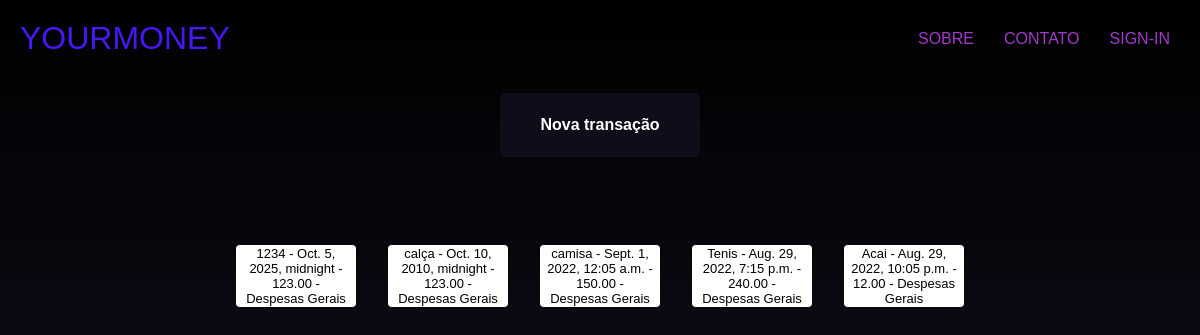
The app's page /listagem/, older data.
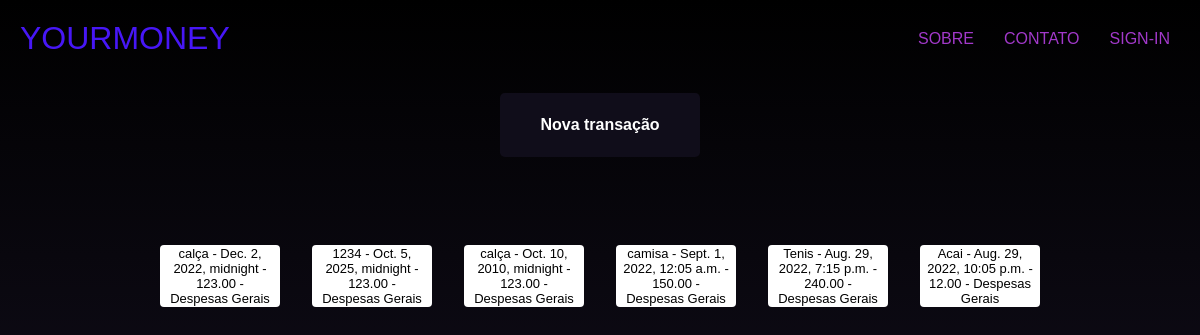
The same page, newer data.
### contas/models.py (models this page shows, shortened)
class Transacao(models.Model):
    data = models.DateTimeField()
    descricao = models.CharField(max_length=200)
    valor = models.DecimalField(max_digits=7, decimal_places=2) # maximo de digitos no input e quantas casas depois da virgula
    categoria = models.ForeignKey(Categoria, on_delete=models.CASCADE)
    observacoes = models.TextField(null=True, blank=True) # quer dizer que esse campo nao é obrigatório (null=True, blank=True)
    class Meta():
        verbose_name_plural = 'Transações'

class Categoria(models.Model):
    nome = models.CharField(max_length=100)
    dt_criacao = models.DateTimeField(auto_now_add=True)
    def __str__(self):
        return self.nome

### contas/views.py (the view)
# urls.py: path('listagem/', listagem, name='url_listagem'),
def listagem(request):
    data = {}
    data['transacoes'] = reversed(Transacao.objects.all())
    return render(request, 'contas/listagem.html', data)

### contas/templates/contas/listagem.html (shortened to what this page needs)
<!DOCTYPE html>
{% load static %}
<html lang="en">
<head>
    <link rel="stylesheet" href="{% static 'contas/css/listagem.css' %}">
</head>
<body>
    <header class="header">
        <a class="title" href="">YourMoney</a>
        <nav>
            <ul class="menu">
                <li><a href="">Sobre</a></li>
                <li><a href="">contato</a></li>
                <li><a href="">sign-in</a></li>
            </ul>
        </nav>
    </header>
    <div class="new-trans-btn">
        <a class="new" href="{% url 'url_nova' %}">
            <button class="btn">Nova transação</button>
        </a>
    </div>
    <div class="form">
        {% for i in transacoes %}
        <ul>
            <a class="list-description" href="{% url 'url_update' i.id %}">
                <button>
                    {{ i.descricao }} - {{ i.data }} -
                    {{ i.valor }} - {{ i.categoria }}
                </button>
            </a>
        </ul>
        {% endfor %}
    </div>
</body>
</html>

Row changes from the older to the newer data that the page shows:
added Transacao: descricao "calça", data "Dec. 2, 2022, midnight", valor "123.00", categoria "Despesas Gerais"
